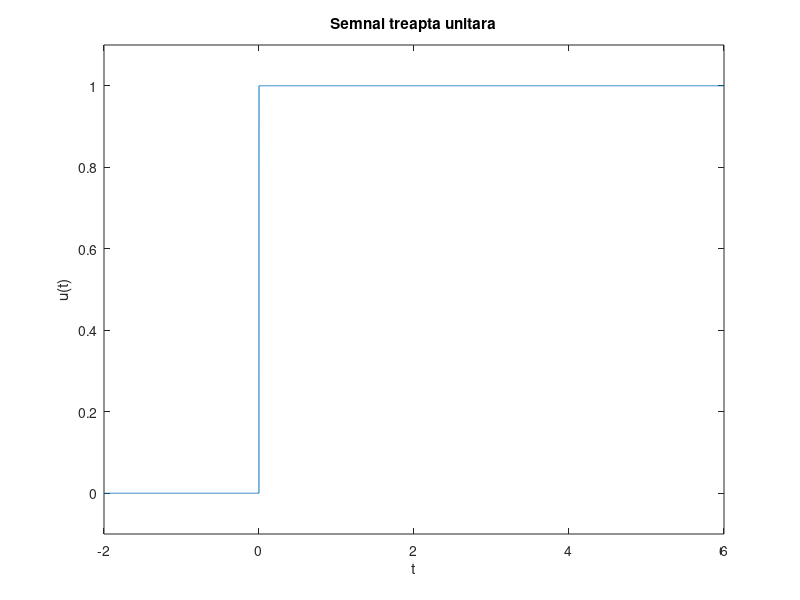
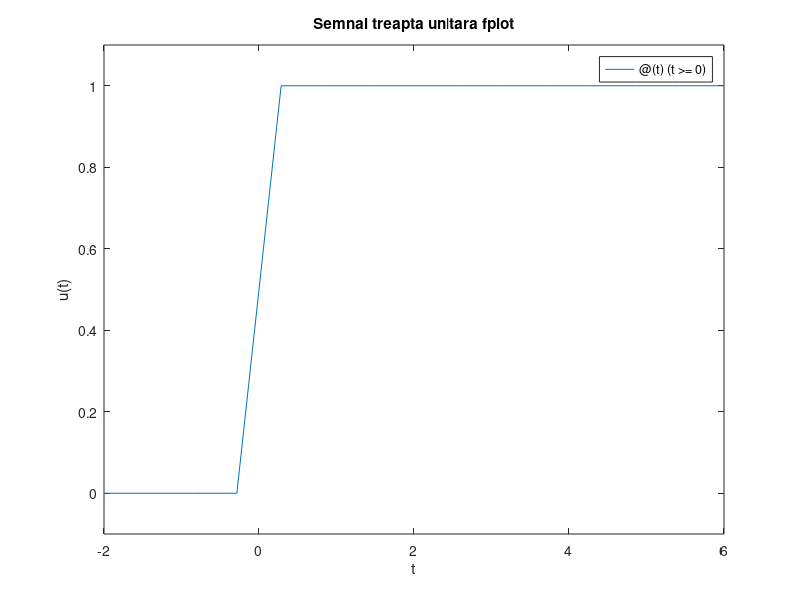

The MATLAB script that drew these images, in order:
t1 = -2; t2 = 6; tstep = 0.001;
t = t1:tstep:t2;
x = (t>=0);
figure;
plot(t, x)
xlabel('t'); ylabel('u(t)'); title('Semnal treapta unitara');
axis([t1, t2, -0.1, 1.1])

x = @(t) (t>=0);
t1 = -2; t2 = 6;
t = [t1,t2];
figure;
fplot(x, t)
xlabel('t'); ylabel('u(t)');
axis([t -0.1 1.1])
title('Semnal treapta unitara fplot');